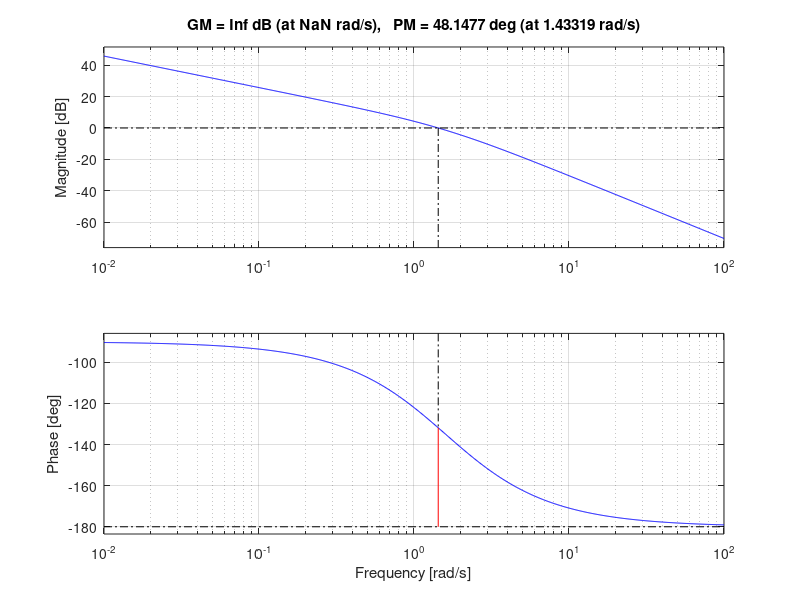
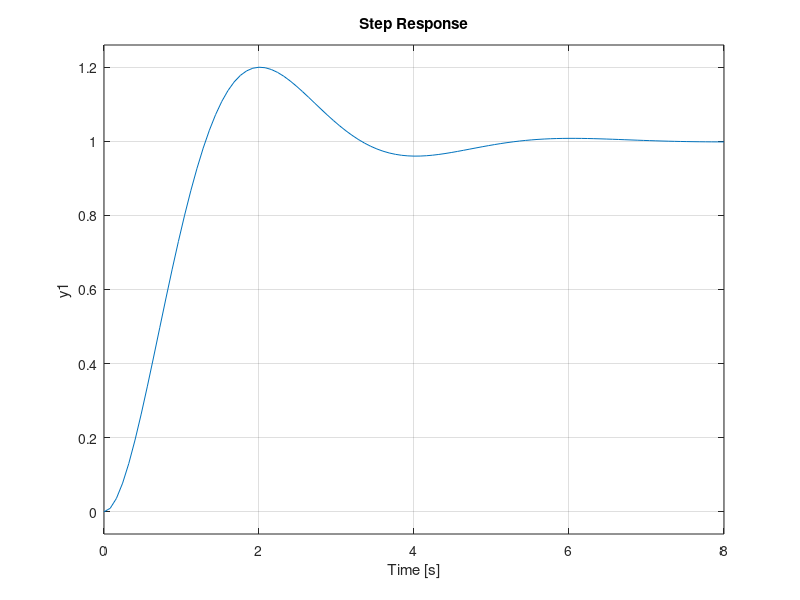

MATLAB code for these plots, in order:
clear all
close all
clc

pkg load control

Ngps = 1;
Dgps = [1 1 0];
Gps = tf(Ngps, Dgps);

Nhs = 1;
Dhs = 1;
Hs = tf(Nhs,Dhs);

GpHs = Gps*Hs

Mp = 0.2
ts = 5

zeta = sqrt((log(Mp))^2/((log(Mp)^2)+(pi^2)))
phim = atand((2*zeta)/(sqrt((sqrt((4*(zeta^4))+1))-2*(zeta^2))))
wu = 8/(tand(phim)*ts)

[mag_GpHjwu,phase_GpHjwu] = bode(GpHs,wu);

phase_Gcjwu = -180+phim-phase_GpHjwu

s0=1;
phi_C0 = angle(i*wu+s0)*(180/pi)
phi_Cp = phi_C0 - phase_Gcjwu

sp = wu/tand(phi_Cp)
mag_Gcjwu = 1/mag_GpHjwu

rC0 = abs(i*wu+s0)
rCp = abs(i*wu+sp)

K = mag_Gcjwu*(rCp/rC0)

Ngcs = K*[1 s0];
Dgcs = [1 sp];
Gcs = tf(Ngcs, Dgcs);

GcGpHs = Gcs*GpHs

figure
margin(GcGpHs)

GcGps = Gcs*Gps;
Ts = feedback(GcGps,Hs)

figure
step(Ts)
